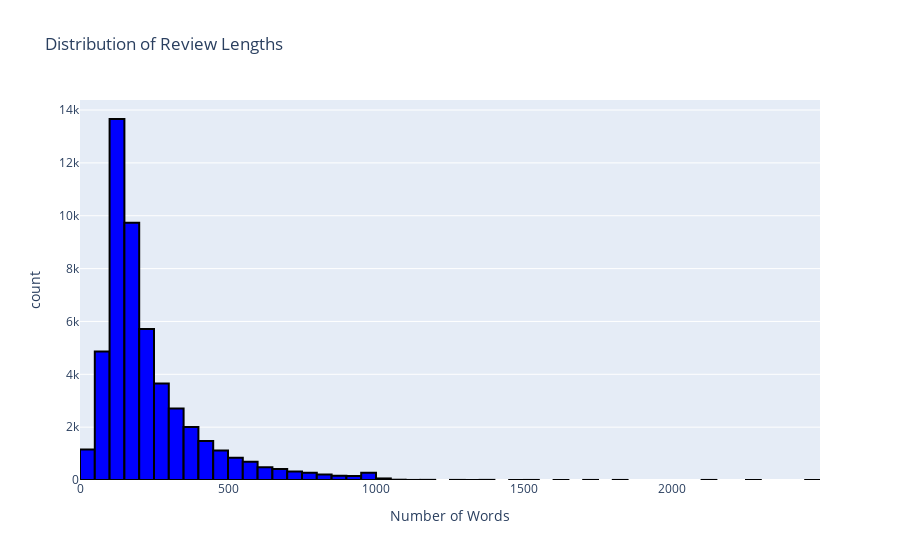

The code cell stored with this chart in its notebook:
### Markdown cell above
# Reviews are around `231` words long on average, ranging from 4-2470 words

### Code cell
import plotly.express as px

fig = px.histogram(df, x='review_length', nbins=50,
                   title='Distribution of Review Lengths',
                   labels={'review_length': 'Number of Words'},
                   color_discrete_sequence=['blue'],
                   hover_data={'review_length': True})

# Add black edge to bars using marker properties
fig.update_traces(marker=dict(line=dict(color='black', width=2)))

fig.show()

### Figure 1 — Plotly figure (JSON) as saved in the notebook; plotly's stock layout.template omitted (floating-point values rounded to 4 significant figures; data arrays with more than 128 entries replaced by an {"elided": "..."} marker saying what was removed)
{"data": [{"bingroup": "x", "hovertemplate": "Number of Words=%{x}<br>count=%{y}<extra></extra>", "legendgroup": "", "marker": {"color": "blue", "line": {"color": "black", "width": 2}, "pattern": {"shape": ""}}, "name": "", "nbinsx": 50, "orientation": "v", "showlegend": false, "type": "histogram", "x": {"elided": "50000 int values"}, "xaxis": "x", "yaxis": "y"}], "layout": {"barmode": "relative", "legend": {"tracegroupgap": 0}, "title": {"text": "Distribution of Review Lengths"}, "xaxis": {"anchor": "y", "domain": [0, 1], "title": {"text": "Number of Words"}}, "yaxis": {"anchor": "x", "domain": [0, 1], "title": {"text": "count"}}}}
